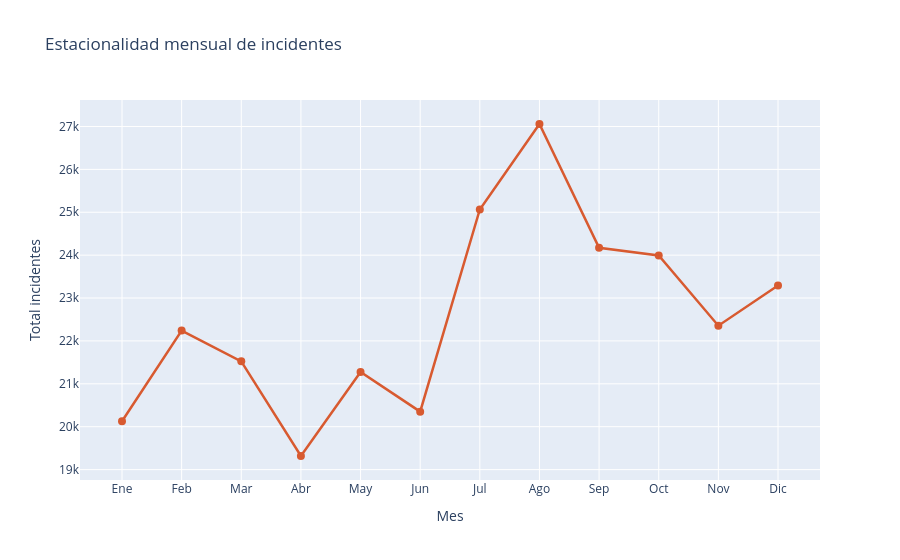

Notebook source saved alongside this figure:
### Code cell
# Estacionalidad mensual
por_mes = df.groupby('MES').size().reset_index(name='total')
meses = {1:'Ene',2:'Feb',3:'Mar',4:'Abr',5:'May',6:'Jun',
          7:'Jul',8:'Ago',9:'Sep',10:'Oct',11:'Nov',12:'Dic'}
por_mes['mes_nombre'] = por_mes['MES'].map(meses)

fig = px.line(
    por_mes,
    x='mes_nombre', y='total',
    title='Estacionalidad mensual de incidentes',
    labels={'mes_nombre': 'Mes', 'total': 'Total incidentes'},
    markers=True,
    color_discrete_sequence=['#D85A30']
)
fig.update_traces(line_width=2.5, marker_size=8)
fig.show()

### Figure 1 — Plotly figure (JSON) as saved in the notebook; plotly's stock layout.template omitted (floating-point values rounded to 4 significant figures)
{"data": [{"hovertemplate": "Mes=%{x}<br>Total incidentes=%{y}<extra></extra>", "legendgroup": "", "line": {"color": "#D85A30", "dash": "solid", "width": 2.5}, "marker": {"size": 8, "symbol": "circle"}, "mode": "lines+markers", "name": "", "orientation": "v", "showlegend": false, "type": "scatter", "x": ["Ene", "Feb", "Mar", "Abr", "May", "Jun", "Jul", "Ago", "Sep", "Oct", "Nov", "Dic"], "xaxis": "x", "y": [20126, 22242, 21524, 19317, 21274, 20351, 25064, 27058, 24172, 23991, 22355, 23291], "yaxis": "y"}], "layout": {"legend": {"tracegroupgap": 0}, "title": {"text": "Estacionalidad mensual de incidentes"}, "xaxis": {"anchor": "y", "domain": [0, 1], "title": {"text": "Mes"}}, "yaxis": {"anchor": "x", "domain": [0, 1], "title": {"text": "Total incidentes"}}}}
